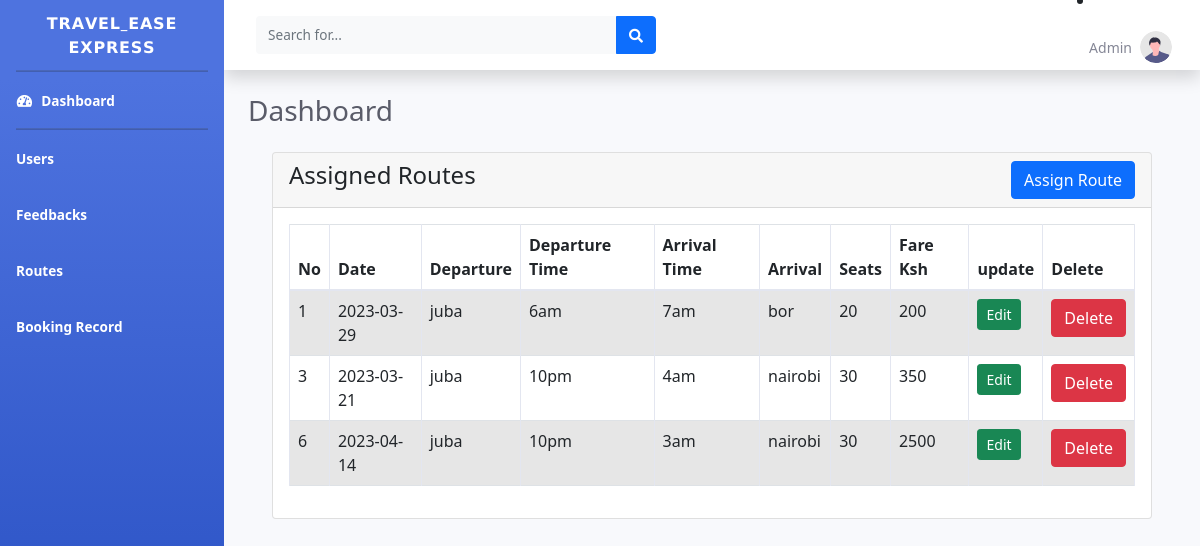
Page /admin/Routes.php on the committed database.
### tables this page shows
CREATE TABLE `routes` (
  `id` int(30) NOT NULL,
  `date` date NOT NULL,
  `departure` varchar(191) NOT NULL,
  `departure_time` varchar(191) NOT NULL,
  `arrival_time` varchar(191) NOT NULL,
  `arrival` varchar(191) NOT NULL,
  `seats` int(50) NOT NULL,
  `fare` int(50) NOT NULL
);

### admin/Routes.php (the view, shortened to what this page needs)
<?php
include('db_conn.php');
include('includes/header.php');
include('includes/navbar.php');
?>
<!doctype html>
<html lang="en">
  <head>
    <link href="https://cdn.jsdelivr.net/npm/bootstrap@5.1.3/dist/css/bootstrap.min.css" rel="stylesheet">
    <link rel="stylesheet" href="//cdn.jsdelivr.net/npm/alertifyjs@1.13.1/build/css/alertify.min.css"/>
</head>
<body>
<div id="content-wrapper" class="d-flex flex-column">
<div id="content">
    <nav class="navbar navbar-expand navbar-light bg-white topbar mb-4 static-top shadow">
        <form
            class="d-none d-sm-inline-block form-inline mr-auto ml-md-3 my-2 my-md-0 mw-100 navbar-search">
            <div class="input-group">
                <input type="text" class="form-control bg-light border-0 small" placeholder="Search for..."
                    aria-label="Search" aria-describedby="basic-addon2">
                <div class="input-group-append">
                    <button class="btn btn-primary" type="button">
                        <i class="fas fa-search fa-sm"></i>
                    </button>
                </div>
            </div>
        </form>
            <li class="nav-item dropdown no-arrow">
                <a class="nav-link dropdown-toggle" href="#" id="userDropdown" role="button"
                    data-toggle="dropdown" aria-haspopup="true" aria-expanded="false">
                    <span class="mr-2 d-none d-lg-inline text-gray-600 small">Admin </span>
                    <img class="img-profile rounded-circle"
                        src="img/undraw_profile.svg">
                </a>
            </li>
    </nav>
    <div class="container-fluid">
        <div class="d-sm-flex align-items-center justify-content-between mb-4">
            <h1 class="h3 mb-0 text-gray-800">Dashboard</h1>
        </div>
<div class="container mt-4">
    <div class="row">
        <div class="col-md-12">
            <div class="card">
                <div class="card-header">
                    <h4>Assigned Routes
                        <button type="button" class="btn btn-primary float-end" data-bs-toggle="modal" data-bs-target="#studentAddModal">
                        Assign Route
                        </button>
                    </h4>
                </div>
                <div class="card-body">
                <?php
            $query = "SELECT * FROM routes";
            $query_run = mysqli_query($conn, $query);
        ?>
                    <table id="myTable" class="table table-bordered table-striped">
                        <thead>
                            <tr>
                                    <th>No</th>
                                    <th>Date</th>
                                    <th>Departure</th>
                                    <th>Departure Time</th>
                                    <th>Arrival Time</th>
                                    <th>Arrival</th>
                                    <th>Seats</th>
                                    <th>Fare Ksh</th>
                                    <th>update</th>
                                    <th>Delete</th>
                            </tr>
                        </thead>
                        <tbody>
                        <?php
                    if(mysqli_num_rows($query_run) > 0)
                    {
                        while($row = mysqli_fetch_assoc($query_run))
                        {
                    ?>
                                            <tr>
                                                <td><?php  echo $row ['id']; ?></td>
                                                <td><?php  echo $row['date']; ?></td>
                                                <td><?php  echo $row['departure']; ?></td>
                                                <td><?php  echo $row['departure_time']; ?></td>
                                                <td><?php  echo $row['arrival_time']; ?></td>
                                                <td><?php  echo $row['arrival']; ?></td>
                                                <td><?php  echo $row['seats']; ?></td>
                                                <td><?php  echo $row['fare']; ?></td>
                                                <td>
                                                <a href="edit_route.php?id=<?php echo $row['id']; ?>" class="btn btn-success btn-sm">Edit</a>
                                                </td>
                                                <td>
                                                <form method="post" action="delete_route.php">
                                                 <button type="submit" name="delete-btn" class="btn btn-danger">Delete</button>
                                                  </form>
                                                </td>
                                            </tr>
                                            <?php
                                        }
                                    }
                                    else
                                    {
                                        echo "<h5> No Record Found </h5>";
                                    }
                                ?>
                        </tbody>
                    </table>
                </div>
            </div>
        </div>
    </div>
</div>
</body>
</html>

### rows in the picture
routes: id "1", date "2023-03-29", departure "juba", departure_time "6am", arrival_time "7am", arrival "bor", seats "20", fare "200"
routes: id "3", date "2023-03-21", departure "juba", departure_time "10pm", arrival_time "4am", arrival "nairobi", seats "30", fare "350"
routes: id "6", date "2023-04-14", departure "juba", departure_time "10pm", arrival_time "3am", arrival "nairobi", seats "30", fare "2500"
